Frame 1 (no input): blank canvas, image omitted
Frame 60 (the mouse pressed at the canvas centre just before this capture): blank canvas, image omitted
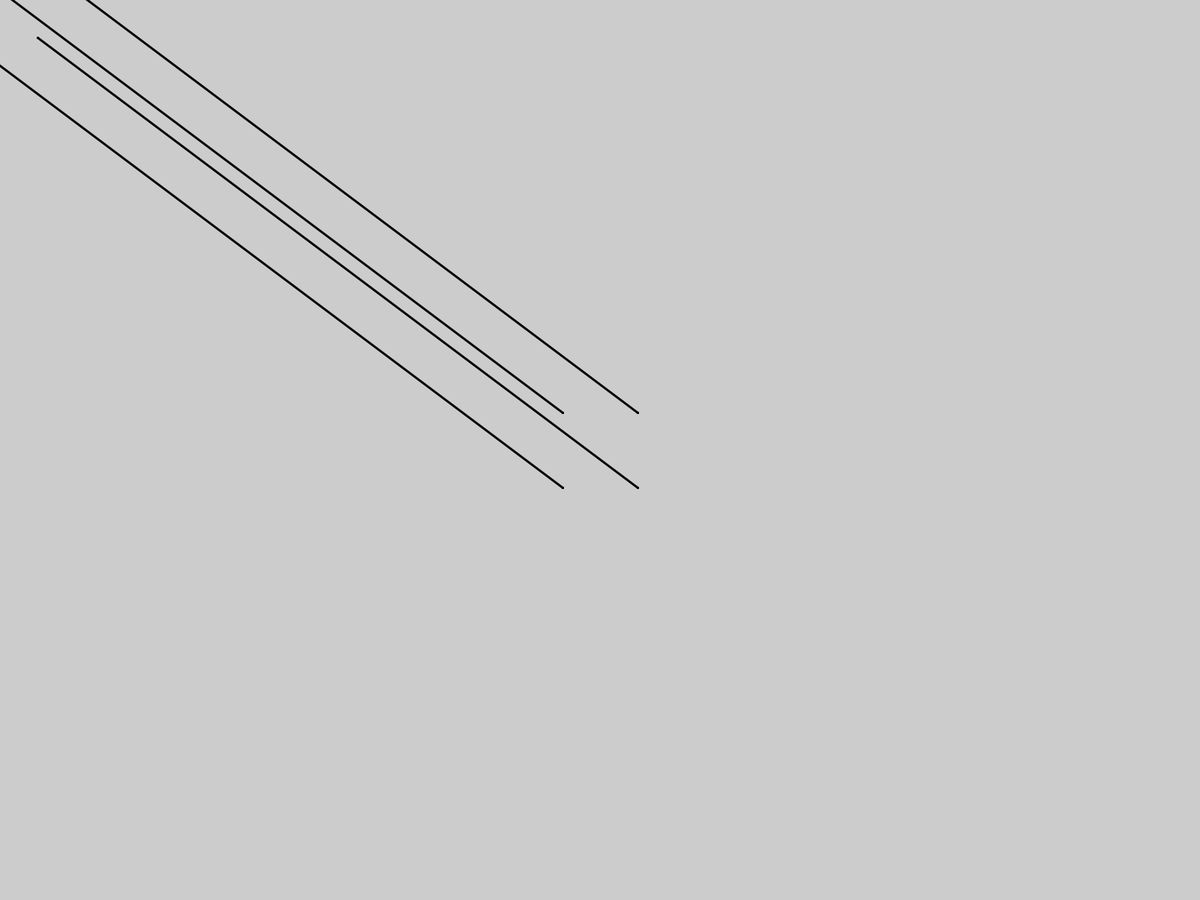
Frame 120 (the mouse held since frame 60 and released just before this capture)

The Processing sketch whose frames 1 and 60 were blank and that drew this single picture after the mouse press (run headless with seeded random() and noise(); from frame 60 on, the mouse is pressed at the canvas centre):

// Processing sketch: line_cube
// ── line_cube.pde
void setup() {
  fullScreen();
  strokeWeight(3);
  frameRate(999);
  rectMode(CENTER);
}

void draw() {
  if(millis() < 200) {
    background(255);
  }

  line(mouseX-50,mouseY-50,pmouseX-50,pmouseY-50);
  line(mouseX+50,mouseY-50,pmouseX+50,pmouseY-50);
  line(mouseX+50,mouseY+50,pmouseX+50,pmouseY+50);
  line(mouseX-50,mouseY+50,pmouseX-50,pmouseY+50);
}
